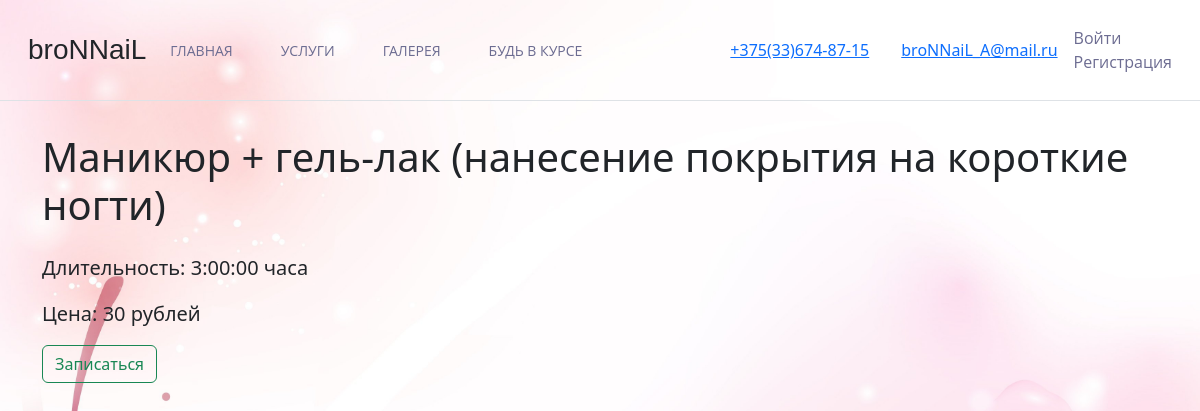
Screenshot of /appointments/services/1/ with the database file from the repository.
### appointments/models.py (models this page shows, shortened)
class Service(models.Model):
    name = models.CharField(max_length=150)
    price = models.IntegerField()
    duration = models.DurationField(default=0)

### appointments/views.py (the view)
# urls.py: path('services/<int:pk>/', ServiceDetailView.as_view(), name='service_detail'),
class ServiceDetailView(DetailView):
    model = Service
    template_name = 'service_detail.html'
    context_object_name = 'service'

### templates/service_detail.html (shortened to what this page needs)
{% extends "base.html" %}
{% load crispy_forms_tags %}
{% block content %}
<div class="container">
    <h1>{{ object.name }}</h1>
    <form action="{% url 'master_list' service.pk %}" method="post">
        <div class="row">
            <div class="col-md-8">
                <p class="lead">Длительность: {{ object.duration }} часа</p>
                <p class="lead">Цена: {{ object.price }} рублей</p>
                <a href="{% url 'master_list' service.pk %}" class="btn btn-outline-success">Записаться</a>
            </div>
        </div>
    </form>
</div>
{% endblock content %}

### templates/service_detail.html (style rules this page uses)
body { background: url('/media/images/1626996593_10-p-fon-dlya-vizitki-rozovii-10.jpg') no-repeat; -moz-background-size: cover; -webkit-background-size: cover; -o-background-size: cover; background-size: cover; }

### rows the page displays
Service: name "Маникюр + гель-лак (нанесение покрытия на короткие ногти)", duration "3:00:00", price "30"
